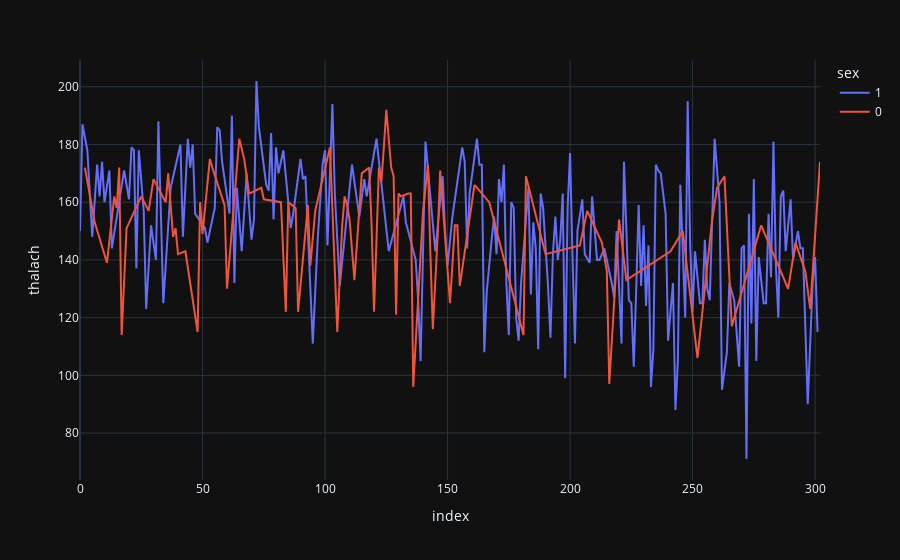

Notebook cell for this chart:
### Code cell
import plotly.express as px

# fig = px.line(heart_data['target'].all(), y=heart_data, color='sex')
fig = px.line(heart_data, y='thalach', color='sex')
fig.show()

### Figure 1 — Plotly figure (JSON) as saved in the notebook; plotly's stock layout.template omitted (floating-point values rounded to 4 significant figures; data arrays with more than 128 entries replaced by an {"elided": "..."} marker saying what was removed)
{"data": [{"hovertemplate": "sex=1<br>index=%{x}<br>thalach=%{y}<extra></extra>", "legendgroup": "1", "line": {"color": "#636efa", "dash": "solid"}, "marker": {"symbol": "circle"}, "mode": "lines", "name": "1", "orientation": "v", "showlegend": true, "x": {"elided": "207 int values"}, "xaxis": "x", "y": {"elided": "207 int values"}, "yaxis": "y", "type": "scatter"}, {"hovertemplate": "sex=0<br>index=%{x}<br>thalach=%{y}<extra></extra>", "legendgroup": "0", "line": {"color": "#EF553B", "dash": "solid"}, "marker": {"symbol": "circle"}, "mode": "lines", "name": "0", "orientation": "v", "showlegend": true, "x": [2, 4, 6, 11, 14, 15, 16, 17, 19, 25, 28, 30, 35, 36, 38, 39, 40, 43, 48, 49, 50, 53, 54, 59, 60, 65, 67, 69, 74, 75, 82, 84, 85, 88, 89, 93, 94, 96, 102, 105, 107, 108, 109, 110, 112, 115, 118, 119, 120, 122, 123, 124, 125, 127, 128, 129, 130, 131, 134, 135, 136, 140, 142, 143, 144, 146, 147, 151, 153, 154, 155, 161, 167, 181, 182, 190, 204, 207, 213, 215, 216, 220, 223, 241, 246, 252, 258, 260, 263, 266, 278, 289, 292, 296, 298, 302], "xaxis": "x", "y": [172, 163, 153, 139, 162, 158, 172, 114, 151, 162, 157, 168, 160, 170, 148, 151, 142, 143, 115, 160, 149, 175, 172, 159, 130, 182, 175, 163, 165, 161, 160, 122, 160, 158, 122, 159, 138, 157, 179, 115, 152, 162, 159, 154, 133, 170, 172, 152, 122, 172, 167, 179, 192, 172, 169, 121, 163, 162, 163, 163, 96, 157, 173, 142, 116, 149, 171, 125, 152, 152, 131, 166, 160, 114, 169, 142, 145, 157, 146, 136, 97, 154, 133, 143, 150, 106, 154, 165, 169, 117, 152, 130, 146, 136, 123, 174], "yaxis": "y", "type": "scatter"}], "layout": {"xaxis": {"anchor": "y", "domain": [0.0, 1.0], "title": {"text": "index"}}, "yaxis": {"anchor": "x", "domain": [0.0, 1.0], "title": {"text": "thalach"}}, "legend": {"title": {"text": "sex"}, "tracegroupgap": 0}, "margin": {"t": 60}}}
